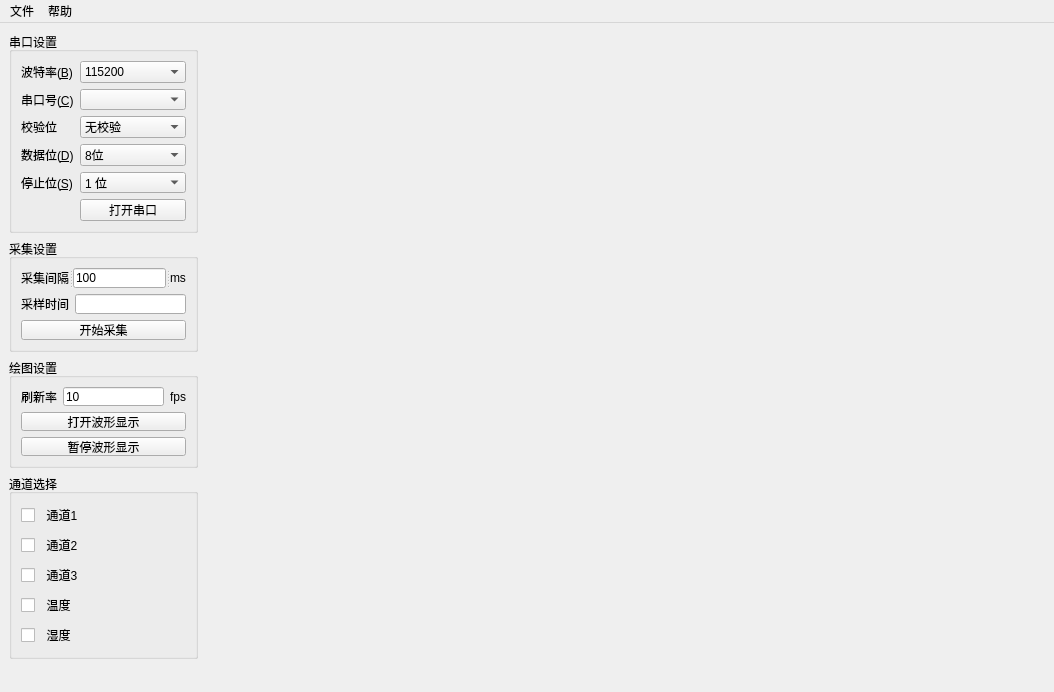
<?xml version="1.0" encoding="UTF-8"?>
<ui version="4.0">
 <class>MainWindow</class>
 <widget class="QMainWindow" name="MainWindow">
  <property name="geometry">
   <rect>
    <x>0</x>
    <y>0</y>
    <width>1054</width>
    <height>692</height>
   </rect>
  </property>
  <property name="windowTitle">
   <string>MainWindow</string>
  </property>
  <widget class="QWidget" name="centralwidget">
   <layout class="QHBoxLayout" name="horizontalLayout">
    <item>
     <layout class="QVBoxLayout" name="verticalLayout_4">
      <item>
       <widget class="QGroupBox" name="groupBox">
        <property name="minimumSize">
         <size>
          <width>189</width>
          <height>201</height>
         </size>
        </property>
        <property name="maximumSize">
         <size>
          <width>189</width>
          <height>201</height>
         </size>
        </property>
        <property name="title">
         <string>串口设置</string>
        </property>
        <layout class="QVBoxLayout" name="verticalLayout">
         <item>
          <layout class="QFormLayout" name="formLayout">
           <item row="0" column="0">
            <widget class="QLabel" name="label_2">
             <property name="text">
              <string>波特率(&amp;B)</string>
             </property>
             <property name="buddy">
              <cstring>BaudRate</cstring>
             </property>
            </widget>
           </item>
           <item row="0" column="1">
            <widget class="QComboBox" name="BaudRate">
             <property name="editable">
              <bool>false</bool>
             </property>
             <property name="currentText">
              <string>115200</string>
             </property>
             <property name="currentIndex">
              <number>7</number>
             </property>
             <property name="maxVisibleItems">
              <number>16</number>
             </property>
             <property name="insertPolicy">
              <enum>QComboBox::InsertAtCurrent</enum>
             </property>
             <property name="minimumContentsLength">
              <number>0</number>
             </property>
             <property name="duplicatesEnabled">
              <bool>false</bool>
             </property>
             <item>
              <property name="text">
               <string>1200</string>
              </property>
             </item>
             <item>
              <property name="text">
               <string>2400</string>
              </property>
             </item>
             <item>
              <property name="text">
               <string>4800</string>
              </property>
             </item>
             <item>
              <property name="text">
               <string>9600</string>
              </property>
             </item>
             <item>
              <property name="text">
               <string>19200</string>
              </property>
             </item>
             <item>
              <property name="text">
               <string>38400</string>
              </property>
             </item>
             <item>
              <property name="text">
               <string>57600</string>
              </property>
             </item>
             <item>
              <property name="text">
               <string>115200</string>
              </property>
             </item>
            </widget>
           </item>
           <item row="1" column="0">
            <widget class="QLabel" name="label">
             <property name="text">
              <string>串口号(&amp;C)</string>
             </property>
             <property name="buddy">
              <cstring>ComList</cstring>
             </property>
            </widget>
           </item>
           <item row="1" column="1">
            <widget class="QComboBox" name="ComList">
             <property name="editable">
              <bool>false</bool>
             </property>
             <property name="currentText">
              <string/>
             </property>
             <property name="maxVisibleItems">
              <number>16</number>
             </property>
             <property name="insertPolicy">
              <enum>QComboBox::InsertAtCurrent</enum>
             </property>
             <property name="minimumContentsLength">
              <number>0</number>
             </property>
             <property name="duplicatesEnabled">
              <bool>false</bool>
             </property>
            </widget>
           </item>
           <item row="2" column="0">
            <widget class="QLabel" name="label_3">
             <property name="text">
              <string>校验位</string>
             </property>
             <property name="buddy">
              <cstring>CaliBit</cstring>
             </property>
            </widget>
           </item>
           <item row="2" column="1">
            <widget class="QComboBox" name="CaliBit">
             <item>
              <property name="text">
               <string>无校验</string>
              </property>
             </item>
             <item>
              <property name="text">
               <string>偶校验</string>
              </property>
             </item>
             <item>
              <property name="text">
               <string>奇校验</string>
              </property>
             </item>
             <item>
              <property name="text">
               <string>1校验</string>
              </property>
             </item>
             <item>
              <property name="text">
               <string>0校验</string>
              </property>
             </item>
            </widget>
           </item>
           <item row="3" column="0">
            <widget class="QLabel" name="label_4">
             <property name="text">
              <string>数据位(&amp;D)</string>
             </property>
             <property name="buddy">
              <cstring>DataBit</cstring>
             </property>
            </widget>
           </item>
           <item row="3" column="1">
            <widget class="QComboBox" name="DataBit">
             <property name="currentIndex">
              <number>3</number>
             </property>
             <item>
              <property name="text">
               <string>5位</string>
              </property>
             </item>
             <item>
              <property name="text">
               <string>6位</string>
              </property>
             </item>
             <item>
              <property name="text">
               <string>7位</string>
              </property>
             </item>
             <item>
              <property name="text">
               <string>8位</string>
              </property>
             </item>
            </widget>
           </item>
           <item row="4" column="0">
            <widget class="QLabel" name="label_5">
             <property name="text">
              <string>停止位(&amp;S)</string>
             </property>
             <property name="buddy">
              <cstring>StopBit</cstring>
             </property>
            </widget>
           </item>
           <item row="4" column="1">
            <widget class="QComboBox" name="StopBit">
             <item>
              <property name="text">
               <string>1 位</string>
              </property>
             </item>
             <item>
              <property name="text">
               <string>1.5 位</string>
              </property>
             </item>
             <item>
              <property name="text">
               <string>2 位</string>
              </property>
             </item>
            </widget>
           </item>
           <item row="5" column="1">
            <widget class="QPushButton" name="ComCtrl">
             <property name="text">
              <string>打开串口</string>
             </property>
            </widget>
           </item>
          </layout>
         </item>
        </layout>
       </widget>
      </item>
      <item>
       <widget class="QGroupBox" name="groupBox_3">
        <property name="minimumSize">
         <size>
          <width>189</width>
          <height>113</height>
         </size>
        </property>
        <property name="maximumSize">
         <size>
          <width>189</width>
          <height>16777215</height>
         </size>
        </property>
        <property name="title">
         <string>采集设置</string>
        </property>
        <layout class="QVBoxLayout" name="verticalLayout_2">
         <item>
          <widget class="QSplitter" name="splitter">
           <property name="orientation">
            <enum>Qt::Horizontal</enum>
           </property>
           <widget class="QLabel" name="label_6">
            <property name="text">
             <string>采集间隔</string>
            </property>
           </widget>
           <widget class="QLineEdit" name="intervalLine">
            <property name="tabletTracking">
             <bool>false</bool>
            </property>
            <property name="text">
             <string>100</string>
            </property>
           </widget>
           <widget class="QLabel" name="label_7">
            <property name="text">
             <string>ms</string>
            </property>
           </widget>
          </widget>
         </item>
         <item>
          <layout class="QFormLayout" name="formLayout_2">
           <item row="0" column="0">
            <widget class="QLabel" name="label_8">
             <property name="text">
              <string>采样时间</string>
             </property>
            </widget>
           </item>
           <item row="0" column="1">
            <widget class="QLineEdit" name="sampling_time">
             <property name="readOnly">
              <bool>true</bool>
             </property>
            </widget>
           </item>
          </layout>
         </item>
         <item>
          <widget class="QPushButton" name="collet_ctrl">
           <property name="text">
            <string>开始采集</string>
           </property>
          </widget>
         </item>
        </layout>
       </widget>
      </item>
      <item>
       <widget class="QGroupBox" name="groupBox_2">
        <property name="minimumSize">
         <size>
          <width>189</width>
          <height>93</height>
         </size>
        </property>
        <property name="maximumSize">
         <size>
          <width>189</width>
          <height>16777215</height>
         </size>
        </property>
        <property name="title">
         <string>绘图设置</string>
        </property>
        <layout class="QVBoxLayout" name="verticalLayout_3">
         <item>
          <layout class="QHBoxLayout" name="horizontalLayout_3">
           <item>
            <layout class="QFormLayout" name="formLayout_3">
             <item row="0" column="0">
              <widget class="QLabel" name="label_9">
               <property name="text">
                <string>刷新率</string>
               </property>
              </widget>
             </item>
             <item row="0" column="1">
              <widget class="QLineEdit" name="FPSLine">
               <property name="text">
                <string>10</string>
               </property>
              </widget>
             </item>
            </layout>
           </item>
           <item>
            <widget class="QLabel" name="label_10">
             <property name="text">
              <string>fps</string>
             </property>
            </widget>
           </item>
          </layout>
         </item>
         <item>
          <widget class="QPushButton" name="TemOpen">
           <property name="text">
            <string>打开波形显示</string>
           </property>
          </widget>
         </item>
         <item>
          <widget class="QPushButton" name="TemCtrl">
           <property name="text">
            <string>暂停波形显示</string>
           </property>
          </widget>
         </item>
        </layout>
       </widget>
      </item>
      <item>
       <widget class="QGroupBox" name="groupBox_5">
        <property name="maximumSize">
         <size>
          <width>189</width>
          <height>16777215</height>
         </size>
        </property>
        <property name="title">
         <string>通道选择</string>
        </property>
        <layout class="QVBoxLayout" name="verticalLayout_5">
         <item>
          <widget class="QCheckBox" name="channel1">
           <property name="text">
            <string>  通道1</string>
           </property>
           <property name="checked">
            <bool>false</bool>
           </property>
           <property name="autoRepeat">
            <bool>false</bool>
           </property>
          </widget>
         </item>
         <item>
          <widget class="QCheckBox" name="channel2">
           <property name="text">
            <string>  通道2</string>
           </property>
          </widget>
         </item>
         <item>
          <widget class="QCheckBox" name="channel3">
           <property name="maximumSize">
            <size>
             <width>171</width>
             <height>16777215</height>
            </size>
           </property>
           <property name="text">
            <string>  通道3</string>
           </property>
          </widget>
         </item>
         <item>
          <widget class="QCheckBox" name="tem_channel">
           <property name="text">
            <string>  温度</string>
           </property>
          </widget>
         </item>
         <item>
          <widget class="QCheckBox" name="wet_channel">
           <property name="text">
            <string>  湿度</string>
           </property>
          </widget>
         </item>
        </layout>
       </widget>
      </item>
      <item>
       <spacer name="verticalSpacer">
        <property name="orientation">
         <enum>Qt::Vertical</enum>
        </property>
        <property name="sizeHint" stdset="0">
         <size>
          <width>20</width>
          <height>40</height>
         </size>
        </property>
       </spacer>
      </item>
     </layout>
    </item>
    <item>
     <widget class="DrawWidget" name="widget" native="true">
      <property name="minimumSize">
       <size>
        <width>591</width>
        <height>461</height>
       </size>
      </property>
     </widget>
    </item>
   </layout>
  </widget>
  <widget class="QMenuBar" name="menubar">
   <property name="geometry">
    <rect>
     <x>0</x>
     <y>0</y>
     <width>1054</width>
     <height>22</height>
    </rect>
   </property>
   <widget class="QMenu" name="FileMenu">
    <property name="title">
     <string>文件</string>
    </property>
    <addaction name="save"/>
    <addaction name="open"/>
   </widget>
   <widget class="QMenu" name="help">
    <property name="title">
     <string>帮助</string>
    </property>
   </widget>
   <addaction name="FileMenu"/>
   <addaction name="help"/>
  </widget>
  <action name="actionOpen">
   <property name="text">
    <string>打开</string>
   </property>
  </action>
  <action name="actionsave">
   <property name="text">
    <string>保存</string>
   </property>
  </action>
  <action name="save">
   <property name="text">
    <string>保存</string>
   </property>
  </action>
  <action name="save_as">
   <property name="text">
    <string>另存为</string>
   </property>
  </action>
  <action name="open">
   <property name="text">
    <string>打开</string>
   </property>
  </action>
 </widget>
 <customwidgets>
  <customwidget>
   <class>DrawWidget</class>
   <extends>QWidget</extends>
   <header>drawwidget.h</header>
   <container>1</container>
  </customwidget>
 </customwidgets>
 <resources/>
 <connections/>
</ui>
